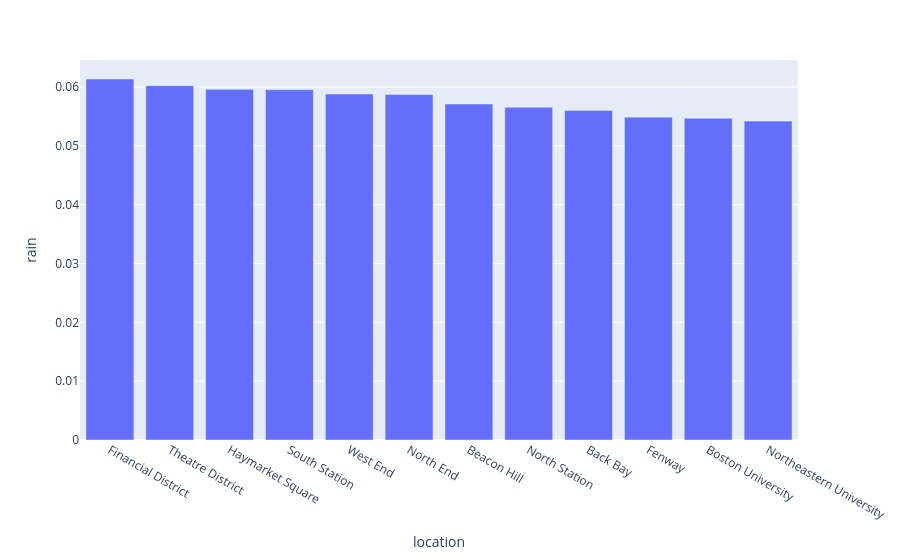

Notebook code cell kept with this figure:
### Code cell
#Hacemos un diagrama de barras para los ubicación
weather_location_df = pd.DataFrame(df_weather.groupby("location")["rain"].mean()).reset_index()
weather_location_df = weather_location_df.sort_values(by = "rain", ascending= False)
px.bar(weather_location_df, x = "location", y = "rain")

### Figure 1 — Plotly figure (JSON) as saved in the notebook; plotly's stock layout.template omitted (floating-point values rounded to 4 significant figures)
{"data": [{"hovertemplate": "location=%{x}<br>rain=%{y}<extra></extra>", "legendgroup": "", "marker": {"color": "#636efa", "pattern": {"shape": ""}}, "name": "", "orientation": "v", "showlegend": false, "textposition": "auto", "type": "bar", "x": ["Financial District", "Theatre District", "Haymarket Square", "South Station", "West End", "North End", "Beacon Hill", "North Station", "Back Bay", "Fenway", "Boston University", "Northeastern University"], "xaxis": "x", "y": [0.06135, 0.06021, 0.05959, 0.05954, 0.0588, 0.05871, 0.0571, 0.05654, 0.05601, 0.05486, 0.05469, 0.0542], "yaxis": "y"}], "layout": {"barmode": "relative", "legend": {"tracegroupgap": 0}, "margin": {"t": 60}, "xaxis": {"anchor": "y", "domain": [0, 1], "title": {"text": "location"}}, "yaxis": {"anchor": "x", "domain": [0, 1], "title": {"text": "rain"}}}}
